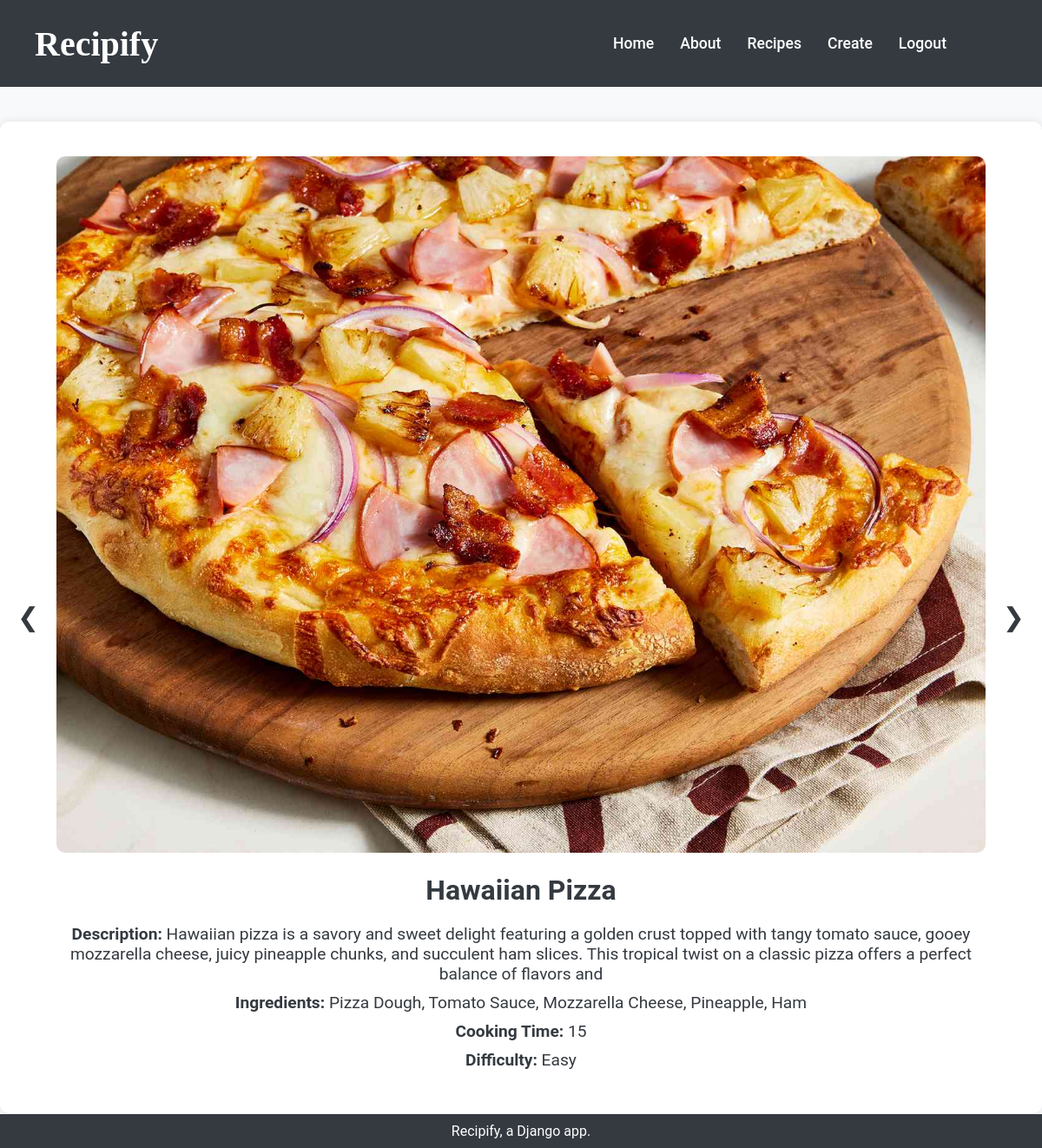
The page /recipes/recipes/11/ (signed in) on the database its author committed.
### recipes/models.py (models this page shows, shortened)
class Recipe(models.Model):
    name = models.CharField(max_length=50)
    description = models.CharField(max_length=255, default="No description avaialble.")
    ingredients = models.CharField(max_length=255)
    cooking_time = models.IntegerField()
    difficulty = models.CharField(max_length=20)
    pic = models.ImageField(upload_to="recipes", default="no_picture.jpg")

### recipes/views.py (the view)
# urls.py: path("recipes/<int:recipe_id>/", recipe_detail, name="recipe_detail"),
@login_required
def recipe_detail(request, recipe_id):
    recipe = get_object_or_404(Recipe, pk=recipe_id)
    recipes = list(Recipe.objects.all().order_by("id"))
    current_index = next(
        index for (index, d) in enumerate(recipes) if d.id == recipe_id
    )
    next_index = (current_index + 1) % len(recipes)
    prev_index = (current_index - 1) % len(recipes)
    next_recipe_id = recipes[next_index].id
    prev_recipe_id = recipes[prev_index].id
    context = {
        "recipe": recipe,
        "next_recipe_id": next_recipe_id,
        "prev_recipe_id": prev_recipe_id,
    }
    return render(request, "recipes/recipe_detail.html", context)

### recipes/templates/recipes/recipe_detail.html (shortened to what this page needs)
{% load static %}
<!DOCTYPE html>
<html lang="en">
<head>
    <link rel="stylesheet" href="{% static 'css/styles.css' %}" />
</head>
<body>
    <header>
        <div class="header-container">
            <h1>Recipify</h1>
            <nav>
                <ul>
                    <li><a href="{% url 'recipes:home' %}">Home</a></li>
                    <li><a href="{% url 'recipes:about' %}">About</a></li>
                    <li><a href="{% url 'recipes:recipes_list' %}">Recipes</a></li>
                    <li><a href="{% url 'recipes:add_recipe' %}">Create</a></li>
                    <li><a href="{% url 'logout' %}">Logout</a></li>
                </ul>
            </nav>
        </div>
    </header>
    <main class="recipe-details">
        <div class="arrow arrow-left" onclick="navigateRecipe('{{ prev_recipe_id }}')">&#10094;</div>
        <div class="recipe-info">
            <img src="{{ recipe.pic.url }}" alt="{{ recipe.name }}" />
            <h2>{{ recipe.name }}</h2>
            <p><strong>Description:</strong> {{ recipe.description }}</p>
            <p><strong>Ingredients:</strong> {{ recipe.ingredients }}</p>
            <p><strong>Cooking Time:</strong> {{ recipe.cooking_time }}</p>
            <p><strong>Difficulty:</strong> {{ recipe.difficulty }}</p>
        </div>
        <div class="arrow arrow-right" onclick="navigateRecipe('{{ next_recipe_id }}')">&#10095;</div>
    </main>
    <footer>
        <p>Recipify, a Django app.</p>
    </footer>
</body>
</html>

### static/css/styles.css (style rules this page uses)
* { margin: 0; padding: 0; box-sizing: border-box; }
body { font-family: 'Roboto', sans-serif; background-color: #f8f9fa; color: #343a40; display: flex; flex-direction: column; min-height: 100vh; position: relative; }
header, nav, footer { background-color: #343a40; color: #fff; padding: 20px 40px; }
.header-container { display: flex; justify-content: space-between; align-items: center; }
header h1 { font-family: 'Playfair Display', serif; font-size: 2.5rem; font-weight: 700; }
nav a { text-decoration: none; color: #fff; font-weight: 500; font-size: 1.1rem; }
nav ul { list-style: none; display: flex; align-items: center; }
nav ul li { margin-right: 30px; }
main { padding: 40px 20px; flex-grow: 1; }
.recipe-details { display: flex; align-items: center; justify-content: space-between; padding: 20px; background-color: #ffffff; border-radius: 10px; box-shadow: 0px 0px 10px rgba(0, 0, 0, 0.1); margin: 40px auto; max-width: 1200px; }
.recipe-info { flex-grow: 1; padding: 20px; text-align: center; }
.recipe-info img { max-width: 100%; height: auto; border-radius: 10px; margin-bottom: 20px; }
.recipe-info h2 { font-size: 2rem; margin-bottom: 20px; }
.recipe-info p { font-size: 1.2rem; margin-bottom: 10px; }
.arrow { cursor: pointer; font-size: 30px; line-height: 50px; width: 50px; text-align: center; }
footer { background-color: #343a40; color: #fff; text-align: center; padding: 10px 0; position: absolute; bottom: 0; width: 100%; }

### rows shown on the page
Recipe: pic (picture), name "Hawaiian Pizza", description "Hawaiian pizza is a savory and sweet delight featuring a golden crust topped with tangy tomato sauce, gooey mozzarella cheese, juicy pineapple chunks, and succulent ham slices. This tropical twist on a classic pizza offers a perfect balance of flavors and", ingredients "Pizza Dough, Tomato Sauce, Mozzarella Cheese, Pineapple, Ham", cooking_time "15", difficulty "Easy"
